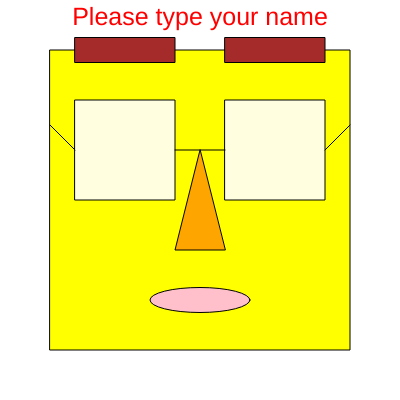
Frame 1 (no input)
Frame 60 (no input): identical to frame 1, image omitted
Frame 120 (the mouse pressed at the canvas centre since frame 60): identical to frame 1, image omitted

The p5.js sketch that drew this single still picture (run headless with seeded random() and noise() and a simulated clock; from frame 60 on, the mouse is pressed at the canvas centre):

// p5.js sketch
// ── sketch.js
function preload() {
displayText="" ;
browy=50 ;
browspeed=0;
}

function setup() {
  createCanvas(400, 400);
}

function draw() {
  background('white');

  rectMode(CENTER)
  fill('yellow')
  square(200, 200, 300);
  
  fill('lightYellow')
  square(125,150,100);
  square(275,150,100);
  line(175,150,225,150);
  line(75,150,50,125);
  line(325,150,350,125)
  
  fill('orange')
  triangle(200,150,175,250,225,250);
  
  fill('brown')
  rect(125,browy,100,25);
  rect(275,browy,100,25);
  
  fill('pink')
  ellipse(200,300,100,25);

  fill('red');
  textSize(25);
    textAlign(CENTER);
text("Please type your name", 200,25);

textAlign(CENTER);
  text(displayText,200,375);

brows()
}

function keyPressed() {
  displayText='Nice to meet you!'
}

function brows() {

if(browy<40) {
  browspeed = 5;
}

if(browy>60) {
  browspeed = -5;
}
browy += browspeed;

}
// ── style.css
html, body {
  margin: 0;
  padding: 0;
}
canvas {
  margin: 0 auto;
  display: block;
  border-width: 30px;
  border-style: solid;
  border-color: gold;
}

body {
  background-color: lavender
}

h1 {
  text-align: center;
  color:green;
  font-family:Impact, Haettenschweiler, 'Arial Narrow Bold', sans-serif;
}

h2 {
  text-align: center;
  color:green;
  font-family:Impact, Haettenschweiler, 'Arial Narrow Bold', sans-serif;
}

h3 {
  text-align: center;
  color:green;
  font-family:Impact, Haettenschweiler, 'Arial Narrow Bold', sans-serif;
}
